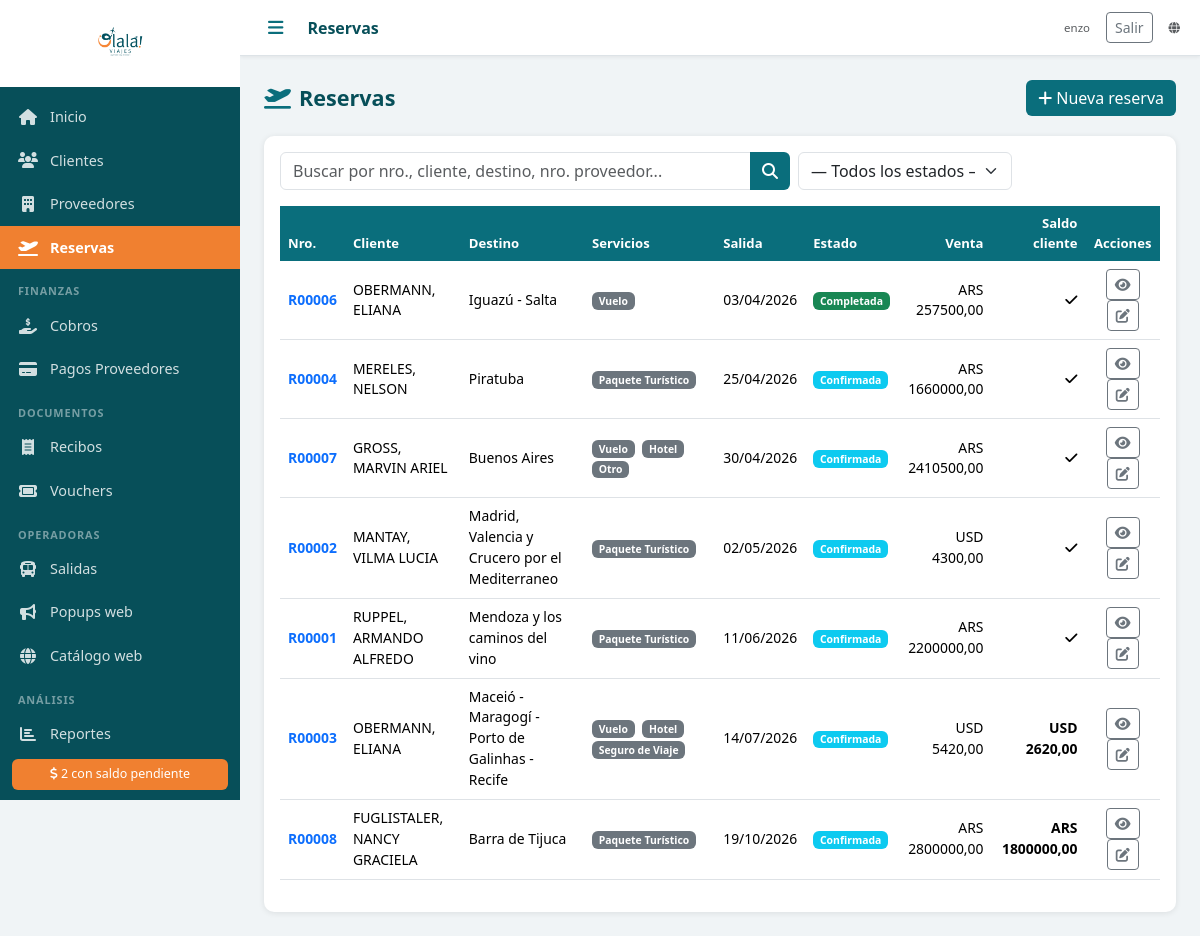
/reservas/ (signed in), run on the app's committed database.
### agencia/models.py (models this page shows, shortened)
class Reserva(models.Model):
    ESTADOS = [
        ('PENDIENTE', 'Pendiente'),
        ('CONFIRMADA', 'Confirmada'),
        ('EN_CURSO', 'En curso'),
        ('COMPLETADA', 'Completada'),
        ('CANCELADA', 'Cancelada'),
    ]
    numero = models.CharField('Nro. Reserva', max_length=20, unique=True, blank=True)
    cliente = models.ForeignKey(Cliente, on_delete=models.PROTECT, verbose_name='Cliente titular', related_name='reservas')
    descripcion = models.TextField('Descripción / Observaciones', blank=True)
    destino = models.CharField('Destino', max_length=200)
    fecha_salida = models.DateField('Fecha de salida')
    fecha_regreso = models.DateField('Fecha de regreso', null=True, blank=True)
    pasajeros_adicionales = models.ManyToManyField(
        Cliente, related_name='reservas_como_pasajero',
        blank=True, verbose_name='Pasajeros adicionales'
    )
    precio_venta = models.DecimalField('Precio de venta', max_digits=12, decimal_places=2, default=0)
    moneda_venta = models.CharField('Moneda venta', max_length=3, choices=MONEDAS, default='ARS')
    comision_porcentaje = models.DecimalField('Comisión (%)', max_digits=5, decimal_places=2, default=0)
    estado = models.CharField('Estado', max_length=20, choices=ESTADOS, default='PENDIENTE')
    notas = models.TextField('Notas internas', blank=True)
    created_at = models.DateTimeField(auto_now_add=True)
    updated_at = models.DateTimeField(auto_now=True)
    class Meta:
        verbose_name = 'Reserva'
        verbose_name_plural = 'Reservas'
        ordering = ['fecha_salida']
    @property
    def total_cobrado(self):
        return sum(c.monto for c in self.cobros.all())
    @property
    def saldo_pendiente_cliente(self):
        return self.precio_venta - self.total_cobrado

class Cliente(models.Model):
    TIPOS_DOC = [
        ('DNI', 'DNI'),
        ('PASAPORTE', 'Pasaporte'),
        ('LC', 'L.C.'),
        ('LE', 'L.E.'),
        ('CUIT', 'CUIT'),
    ]
    nombre = models.CharField('Nombre', max_length=100)
    apellido = models.CharField('Apellido', max_length=100)
    tipo_doc = models.CharField('Tipo de documento', max_length=20, choices=TIPOS_DOC, default='DNI')
    nro_doc = models.CharField('Nro. de documento', max_length=50, blank=True)
    email = models.EmailField('Email', blank=True)
    telefono = models.CharField('Teléfono', max_length=50, blank=True)
    direccion = models.CharField('Dirección', max_length=300, blank=True)
    fecha_nacimiento = models.DateField('Fecha de nacimiento', null=True, blank=True)
    notas = models.TextField('Notas', blank=True)
    foto_dni = models.FileField('Foto DNI', upload_to='dni/', blank=True, null=True)
    activo = models.BooleanField('Activo', default=True)
    created_at = models.DateTimeField(auto_now_add=True)
    updated_at = models.DateTimeField(auto_now=True)
    class Meta:
        verbose_name = 'Cliente'
        verbose_name_plural = 'Clientes'
        ordering = ['apellido', 'nombre']
    def __str__(self):
        return f"{self.apellido}, {self.nombre}"

class ServicioReserva(models.Model):
    reserva = models.ForeignKey(Reserva, on_delete=models.CASCADE, related_name='servicios', verbose_name='Reserva')
    proveedor = models.ForeignKey(Proveedor, on_delete=models.PROTECT, verbose_name='Proveedor')
    tipo_servicio = models.CharField('Tipo', max_length=20, choices=TIPOS_SERVICIO, default='PAQUETE')
    descripcion = models.CharField('Descripción del servicio', max_length=500, blank=True)
    precio_costo = models.DecimalField('Costo', max_digits=12, decimal_places=2, default=0)
    moneda_costo = models.CharField('Moneda', max_length=3, choices=MONEDAS, default='ARS')
    nro_reserva_proveedor = models.CharField('Nro. reserva proveedor', max_length=100, blank=True)
    class Meta:
        verbose_name = 'Servicio'
        verbose_name_plural = 'Servicios'

class Cobro(models.Model):
    reserva = models.ForeignKey(Reserva, on_delete=models.PROTECT, related_name='cobros', verbose_name='Reserva')
    fecha = models.DateField('Fecha')
    monto = models.DecimalField('Monto', max_digits=12, decimal_places=2)
    moneda = models.CharField('Moneda', max_length=3, choices=MONEDAS, default='ARS')
    forma_pago = models.CharField('Forma de pago', max_length=20, choices=FORMAS_PAGO)
    referencia = models.CharField('Referencia / Nro. comprobante', max_length=200, blank=True)
    notas = models.TextField('Notas', blank=True)
    created_at = models.DateTimeField(auto_now_add=True)
    class Meta:
        verbose_name = 'Cobro'
        verbose_name_plural = 'Cobros'
        ordering = ['-fecha']

### agencia/views.py (the view, shortened to what this page needs)
# urls.py: path('reservas/', login_required(views.reservas_lista), name='reservas_lista'),
def reservas_lista(request):
    q = request.GET.get('q', '')
    estado = request.GET.get('estado', '')
    reservas = Reserva.objects.select_related('cliente').prefetch_related('servicios__proveedor').all()
    if estado:
        reservas = reservas.filter(estado=estado)
    estados = Reserva.ESTADOS
    return render(request, 'reservas/lista.html', {'reservas': reservas, 'q': q, 'estado': estado, 'estados': estados})

### agencia/context_processors.py (called while the page is built)
def agencia_sitio(request):
    return {'public_web_url': django_settings.PUBLIC_WEB_BASE_URL}

def estado_publicacion_web(request):
    return {'estado_publicacion': None, 'publicacion_log': ''}

def estado_fotos_salidas(request):
    if not request.user.is_authenticated:
        return {'estado_fotos': None}
    from .fotos_utils import resumen_fotos_salidas
    return {'estado_fotos': resumen_fotos_salidas()}

### templates/reservas/lista.html (shortened to what this page needs)
{% extends 'base.html' %}
{% block topbar_title %}Reservas{% endblock %}
{% block content %}
<div class="page-header">
  <h2><i class="fas fa-plane-departure me-2 text-teal"></i>Reservas</h2>
  <a href="{% url 'reserva_nueva' %}" class="btn btn-teal"><i class="fas fa-plus me-1"></i>Nueva reserva</a>
</div>
<div class="card">
  <div class="card-body">
    <form method="get" class="mb-3">
      <div class="row g-2">
        <div class="col-md-7">
          <div class="input-group">
            <input type="text" name="q" value="{{ q }}" class="form-control" placeholder="Buscar por nro., cliente, destino, nro. proveedor...">
            <button class="btn btn-teal" type="submit"><i class="fas fa-search"></i></button>
          </div>
        </div>
        <div class="col-md-3">
          <select name="estado" class="form-select" onchange="this.form.submit()">
            <option value="">— Todos los estados —</option>
          </select>
        </div>
      </div>
    </form>
    <div class="table-responsive">
      <table class="table table-hover">
        <thead>
          <tr>
            <th>Nro.</th>
            <th>Cliente</th>
            <th>Destino</th>
            <th>Servicios</th>
            <th>Salida</th>
            <th>Estado</th>
            <th class="text-end">Venta</th>
            <th class="text-end">Saldo cliente</th>
            <th class="text-center">Acciones</th>
          </tr>
        </thead>
        <tbody>
          {% for r in reservas %}
          <tr>
            <td><a href="{% url 'reserva_detalle' r.pk %}" class="fw-bold text-decoration-none">{{ r.numero }}</a></td>
            <td>{{ r.cliente }}</td>
            <td class="small">{{ r.destino }}</td>
            <td class="small">
              {% for s in r.servicios.all %}
              <span class="badge bg-secondary me-1" style="font-size:.65rem">{{ s.get_tipo_servicio_display }}</span>
              {% empty %}<span class="text-muted">—</span>
              {% endfor %}
            </td>
            <td class="small">{{ r.fecha_salida|date:"d/m/Y" }}</td>
            <td><span class="badge badge-{{ r.estado }}">{{ r.get_estado_display }}</span></td>
            <td class="text-end small">{{ r.moneda_venta }} {{ r.precio_venta|floatformat:2 }}</td>
            <td class="text-end {% if r.saldo_pendiente_cliente > 0 %}saldo-pendiente{% else %}saldo-ok{% endif %}">
              {% if r.saldo_pendiente_cliente > 0 %}{{ r.moneda_venta }} {{ r.saldo_pendiente_cliente|floatformat:2 }}{% else %}<i class="fas fa-check"></i>{% endif %}
            </td>
            <td class="text-center">
              <a href="{% url 'reserva_detalle' r.pk %}" class="btn btn-sm btn-outline-secondary" title="Ver"><i class="fas fa-eye"></i></a>
              <a href="{% url 'reserva_editar' r.pk %}" class="btn btn-sm btn-outline-secondary" title="Editar"><i class="fas fa-edit"></i></a>
            </td>
          </tr>
          {% empty %}
          <tr><td colspan="10" class="text-center text-muted py-4">No se encontraron reservas.</td></tr>
          {% endfor %}
        </tbody>
      </table>
    </div>
  </div>
</div>
{% endblock %}

### templates/base.html (shortened to what this page needs)
<!DOCTYPE html>
<html lang="es">
<head>
  {% load static %}
  <link rel="stylesheet" href="https://cdn.jsdelivr.net/npm/bootstrap@5.3.2/dist/css/bootstrap.min.css">
  <link rel="stylesheet" href="https://cdnjs.cloudflare.com/ajax/libs/font-awesome/6.5.0/css/all.min.css">
  <link rel="stylesheet" href="{% static 'css/olala.css' %}">
</head>
<body>
<div class="sidebar" id="sidebar">
  <div class="sidebar-logo">
    <img src="{% static 'img/logo.png' %}" alt="Olalá Viajes" class="logo-img">
  </div>
  <nav class="sidebar-nav">
    <a href="{% url 'dashboard' %}" class="nav-item {% if request.resolver_match.url_name == 'dashboard' %}active{% endif %}">
      <i class="fas fa-home"></i><span>Inicio</span>
    </a>
    <a href="{% url 'clientes_lista' %}" class="nav-item {% if 'cliente' in request.resolver_match.url_name %}active{% endif %}">
      <i class="fas fa-users"></i><span>Clientes</span>
    </a>
    <a href="{% url 'proveedores_lista' %}" class="nav-item {% if 'proveedor' in request.resolver_match.url_name %}active{% endif %}">
      <i class="fas fa-building"></i><span>Proveedores</span>
    </a>
    <a href="{% url 'reservas_lista' %}" class="nav-item {% if 'reserva' in request.resolver_match.url_name %}active{% endif %}">
      <i class="fas fa-plane-departure"></i><span>Reservas</span>
    </a>
    <div class="nav-section">Finanzas</div>
    <a href="{% url 'cobros_lista' %}" class="nav-item {% if 'cobro' in request.resolver_match.url_name %}active{% endif %}">
      <i class="fas fa-hand-holding-dollar"></i><span>Cobros</span>
    </a>
    <a href="{% url 'pagos_proveedor_lista' %}" class="nav-item {% if 'pago_proveedor' in request.resolver_match.url_name %}active{% endif %}">
      <i class="fas fa-credit-card"></i><span>Pagos Proveedores</span>
    </a>
    <div class="nav-section">Documentos</div>
    <a href="{% url 'recibos_lista' %}" class="nav-item {% if 'recibo' in request.resolver_match.url_name %}active{% endif %}">
      <i class="fas fa-receipt"></i><span>Recibos</span>
    </a>
    <a href="{% url 'vouchers_lista' %}" class="nav-item {% if 'voucher' in request.resolver_match.url_name %}active{% endif %}">
      <i class="fas fa-ticket"></i><span>Vouchers</span>
    </a>
    <div class="nav-section">Operadoras</div>
    <a href="{% url 'salidas_lista' %}" class="nav-item {% if 'salida' in request.resolver_match.url_name %}active{% endif %}">
      <i class="fas fa-bus"></i><span>Salidas</span>
    </a>
    <a href="{% url 'popups_lista' %}" class="nav-item {% if 'popup' in request.resolver_match.url_name %}active{% endif %}">
      <i class="fas fa-bullhorn"></i><span>Popups web</span>
    </a>
    <a href="{{ public_web_url }}/" class="nav-item" target="_blank" rel="noopener">
      <i class="fas fa-globe"></i><span>Catálogo web</span>
    </a>
    <div class="nav-section">Análisis</div>
    <a href="{% url 'reportes' %}" class="nav-item {% if 'reporte' in request.resolver_match.url_name %}active{% endif %}">
      <i class="fas fa-chart-bar"></i><span>Reportes</span>
    </a>
  </nav>
  {% if alertas_salidas > 0 or alertas_saldos > 0 %}
  <div class="sidebar-alerts">
    {% if alertas_saldos > 0 %}
    <a href="{% url 'reporte_saldos' %}" class="alert-badge">
      <i class="fas fa-dollar-sign"></i> {{ alertas_saldos }} con saldo pendiente
    </a>
    {% endif %}
  </div>
  {% endif %}
</div>
<div class="main-content">
  <div class="topbar">
    <button class="btn-menu" onclick="toggleSidebar()"><i class="fas fa-bars"></i></button>
    <div class="topbar-title">{% block topbar_title %}{% endblock %}</div>
    <div class="topbar-right d-flex align-items-center gap-3">
      {% if user.is_authenticated %}
      <span class="text-muted small">{{ user.get_username }}</span>
      <form method="post" action="{% url 'logout' %}" class="d-inline mb-0">
        <button type="submit" class="btn btn-sm btn-outline-secondary">Salir</button>
      </form>
      {% endif %}
      <a href="{{ public_web_url }}/" class="text-muted small" target="_blank" rel="noopener" title="Catálogo público (olala-viajes.web.app)"><i class="fas fa-globe"></i></a>
    </div>
  </div>
  <div class="content-area">
    {% block content %}{% endblock %}
  </div>
</div>
</body>
</html>

### static/css/olala.css (style rules this page uses)
:root { --teal: #0a6e7c; --teal-dark: #074f59; --teal-light: #e0f2f5; --orange: #f08030; --orange-light: #fff3e8; --sidebar-width: 240px; --topbar-height: 56px; }
* { box-sizing: border-box; }
body { margin: 0; font-family: 'Segoe UI', sans-serif; background: #f0f4f6; }
.sidebar { position: fixed; top: 0; left: 0; width: var(--sidebar-width); height: 100vh; background: var(--teal-dark); display: flex; flex-direction: column; z-index: 1000; transition: width 0.25s; overflow-x: hidden; }
.sidebar-logo { padding: 16px 12px; background: white; text-align: center; min-height: 80px; display: flex; align-items: center; justify-content: center; }
.logo-img { max-width: 160px; max-height: 55px; object-fit: contain; }
.sidebar-nav { flex: 1; overflow-y: auto; padding: 8px 0; }
.nav-item { display: flex; align-items: center; gap: 12px; padding: 11px 18px; color: rgba(255,255,255,0.82); text-decoration: none; font-size: 0.9rem; transition: background 0.15s, color 0.15s; white-space: nowrap; }
.nav-item.active { background: var(--orange); color: white; font-weight: 600; }
.nav-item i { width: 20px; text-align: center; font-size: 1rem; flex-shrink: 0; }
.nav-section { padding: 14px 18px 4px; font-size: 0.68rem; text-transform: uppercase; letter-spacing: 0.08em; color: rgba(255,255,255,0.45); font-weight: 600; }
.sidebar-alerts { padding: 10px 12px; }
.alert-badge { display: block; background: var(--orange); color: white; padding: 6px 10px; border-radius: 6px; font-size: 0.78rem; text-decoration: none; text-align: center; }
.main-content { margin-left: var(--sidebar-width); min-height: 100vh; transition: margin-left 0.25s; display: flex; flex-direction: column; }
.topbar { height: var(--topbar-height); background: white; border-bottom: 1px solid #dde3e7; display: flex; align-items: center; padding: 0 20px; gap: 16px; position: sticky; top: 0; z-index: 100; box-shadow: 0 1px 4px rgba(0,0,0,0.07); }
.btn-menu { background: none; border: none; font-size: 1.1rem; color: var(--teal); cursor: pointer; padding: 4px 8px; }
.topbar-title { font-size: 1rem; font-weight: 600; color: var(--teal-dark); flex: 1; }
.topbar-right { font-size: 0.82rem; color: #999; }
.content-area { padding: 24px; flex: 1; }
.card { border: none; border-radius: 10px; box-shadow: 0 1px 6px rgba(0,0,0,0.09); }
.text-teal { color: var(--teal) !important; }
.table th { background: var(--teal); color: white; font-weight: 600; font-size: 0.82rem; border: none; }
.table td { font-size: 0.87rem; vertical-align: middle; }
.btn-teal { background: var(--teal); color: white; border: none; }
.badge-CONFIRMADA { background: #0dcaf0; color: #fff; }
.badge-COMPLETADA { background: #198754; color: #fff; }
.saldo-ok { color: #198754; font-weight: 600; }
.saldo-pendiente { color: #dc3545; font-weight: 600; }
.page-header { display: flex; align-items: center; justify-content: space-between; margin-bottom: 20px; }
.page-header h2 { margin: 0; color: var(--teal-dark); font-size: 1.35rem; font-weight: 700; }

### data on the page
Reserva: numero "R00006", cliente "OBERMANN, ELIANA", destino "Iguazú - Salta", fecha_salida "03/04/2026", estado "Completada", moneda_venta "ARS", precio_venta "257500,00"
ServicioReserva: tipo_servicio "Vuelo"
Reserva: numero "R00004", cliente "MERELES, NELSON", destino "Piratuba", fecha_salida "25/04/2026", estado "Confirmada", moneda_venta "ARS", precio_venta "1660000,00"
ServicioReserva: tipo_servicio "Paquete Turístico"
Reserva: numero "R00007", cliente "GROSS, MARVIN ARIEL", destino "Buenos Aires", fecha_salida "30/04/2026", estado "Confirmada", moneda_venta "ARS", precio_venta "2410500,00"
ServicioReserva: tipo_servicio "Vuelo"
ServicioReserva: tipo_servicio "Hotel"
ServicioReserva: tipo_servicio "Otro"
Reserva: numero "R00002", cliente "MANTAY, VILMA LUCIA", destino "Madrid, Valencia y Crucero por el Mediterraneo", fecha_salida "02/05/2026", estado "Confirmada", moneda_venta "USD", precio_venta "4300,00"
ServicioReserva: tipo_servicio "Paquete Turístico"
Reserva: numero "R00001", cliente "RUPPEL, ARMANDO ALFREDO", destino "Mendoza y los caminos del vino", fecha_salida "11/06/2026", estado "Confirmada", moneda_venta "ARS", precio_venta "2200000,00"
ServicioReserva: tipo_servicio "Paquete Turístico"
Reserva: numero "R00003", cliente "OBERMANN, ELIANA", destino "Maceió - Maragogí - Porto de Galinhas - Recife", fecha_salida "14/07/2026", estado "Confirmada", moneda_venta "USD", precio_venta "5420,00", saldo_pendiente_cliente "2620,00"
ServicioReserva: tipo_servicio "Vuelo"
ServicioReserva: tipo_servicio "Hotel"
ServicioReserva: tipo_servicio "Seguro de Viaje"
Reserva: numero "R00008", cliente "FUGLISTALER, NANCY GRACIELA", destino "Barra de Tijuca", fecha_salida "19/10/2026", estado "Confirmada", moneda_venta "ARS", precio_venta "2800000,00", saldo_pendiente_cliente "1800000,00"
ServicioReserva: tipo_servicio "Paquete Turístico"

### other printed values
{{ alertas_saldos }} "2"
{{ user.get_username }} "enzo"
